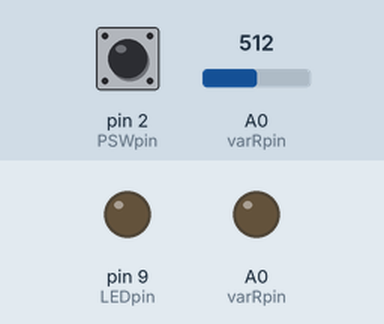
Simulated run of this sketch. Board: Arduino Uno, built with avr-gcc and run on an emulated ATmega328P. Shown: output pins drawn as LEDs (lit = HIGH). Inputs (shaded band) come from the test bench; at power-on: pin 2 (PSWpin) HIGH, A0 (varRpin) = 512. What the sketch prints to the serial monitor is not drawn.

Above: at 10.8 s.
10.9 s: pin 2 (PSWpin) pulled LOW for 3 s
At 14.6 s:
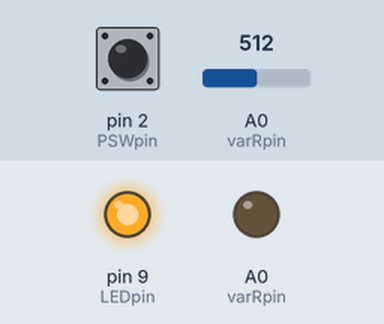
Timing chart, 0 to 16.1 s (numbered marks = the images above; inputs shaded):
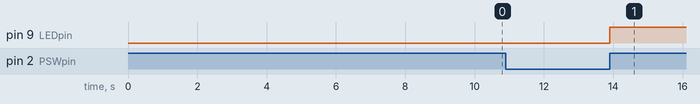

Measured:
- after the input at 10.9 s, pin 9 (LEDpin): LOW → HIGH after 3.0 s

The sketch:

WRITE.ino
```cpp
#define LEDpin 9
#define PSWpin 2
#define varRpin A0
volatile int n = 0; //割り込み回数

void setup()
{
  pinMode(LEDpin, OUTPUT);
  pinMode(PSWpin, INPUT);
  pinMode(varRpin, OUTPUT);
  //プッシュスイッチが押されたとき割り込み
  attachInterrupt(0, ledISR, CHANGE);
  Serial.begin(9600);
}

void ledISR()
{
  //変化したときに押しているときは反応しない
  if (digitalRead(PSWpin) == LOW)
    return;
  n++;
  if (n % 2 == 0)
    digitalWrite(LEDpin, LOW);
  else
    digitalWrite(LEDpin, HIGH);
}

void loop()
{
  Serial.print(analogRead(varRpin));
  Serial.print("\t");
  Serial.println(n);
  delay(10000);
}
```
